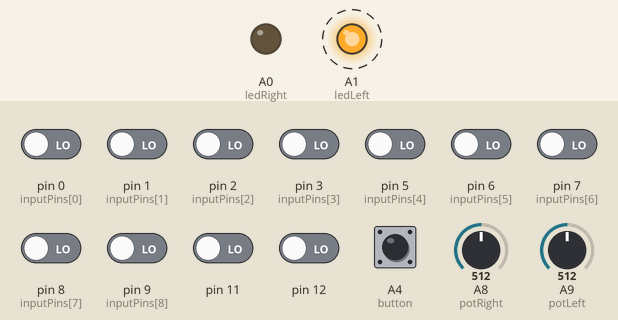
This sketch was run on a simulated Teensy 4. On the bench: output pins drawn as LEDs (lit = HIGH). Dashed ring = blinking. The inputs (shaded band) are chosen by the test bench; at power-on: A4 (button) HIGH, pin 0 (inputPins[0]), pin 1 (inputPins[1]), pin 2 (inputPins[2]), pin 3 (inputPins[3]), pin 5 (inputPins[4]), pin 6 (inputPins[5]), pin 7 (inputPins[6]), pin 8 (inputPins[7]), pin 9 (inputPins[8]), pin 11, pin 12 LOW, A9 (potLeft) = 512, A8 (potRight) = 512. Random numbers use the default seed unless the sketch sets one.

Above: at 1.2 s.
1.3 s: A9 (potLeft) set to 716
At 1.51 s:
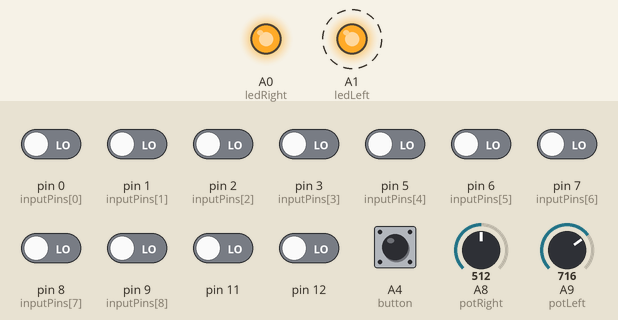
4.3 s: A9 (potLeft) set to 900
At 4.45 s:
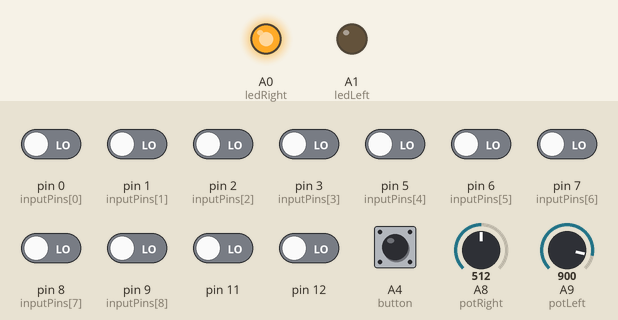
7.3 s: A8 (potRight) set to 716
10.3 s: A8 (potRight) set to 1023
Timing chart, 0 to 14.3 s (numbered marks = the images above; inputs shaded):
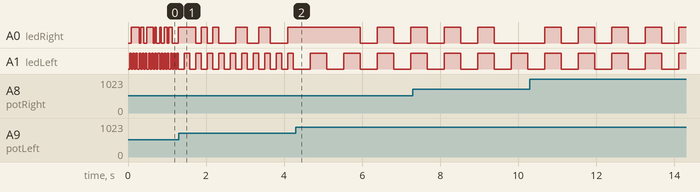

Measured:
- by itself, A0 (ledRight), A1 (ledLeft): alternates HIGH for 0.43 s and LOW for 0.43 s

The sketch:

2022usbMIDI.ino
```cpp
/* -------------------------------------
Binary Fluency Workshop - 11/6/22
https://github.com/brendan-byrne/binary-fluency-workshop
------------------------------------- */

// VARIABLES -----------------------------------------------------------------------------

// Clock Outputs
int potLeft = A9;
int intervalLeft;
unsigned long lastMillisLeft;
int ledLeft = 15;
bool ledLeftState = 0;

// Random Output
int potRight = A8;
int chanceRight;
int ledRight = 14;
bool ledRightState = 0;

// Pushbutton
int button = 18;
bool lastButtonReading = 1;
int scaleSel = 0;

// Inputs
const int numInputs = 9;
const int inputPins[] = {0, 1, 2, 3, 5, 6, 7, 8, 9};
const int scaleMod[4][9] = {
  {0, 2, 4, 5, 7, 9, 11, 12, 14},  // major
  {0, 2, 3, 5, 7, 8, 10, 12, 14},  // minor
  {0, 1, 3, 5, 7, 8, 10, 12, 13},  // phrygian
  {0, 1, 2, 3, 4, 5,  6,  7,  8}   // chromatic
};

// MIDI Information
int MIDIchannel = 1;
int velocity = 110;
boolean lastReadings[numInputs];
int lastNotes[numInputs];

// MAIN -----------------------------------------------------------------------------
void setup() {
  pinMode(ledLeft, OUTPUT);
  pinMode(ledRight, OUTPUT);
  pinMode(button, INPUT_PULLUP);
  pinMode(11, INPUT);
  pinMode(12, INPUT);

  for (int i=0; i<numInputs; i++) {
    pinMode(inputPins[i], INPUT);
  }
}

void loop() {
  // Right Chance
  chanceRight = analogRead(potRight);
  chanceRight = map(chanceRight, 0, 1023, 1, 100);

  // Left Clock
  intervalLeft = analogRead(potLeft);
  intervalLeft = fscale(intervalLeft, 0, 1023, 15, 800, -7);
  if (millis() - lastMillisLeft > intervalLeft) {
    ledLeftState = !ledLeftState;
    digitalWrite(ledLeft, ledLeftState);
    lastMillisLeft = millis();

    if (chanceRight > random(1, 100)) {
      ledRightState = !ledRightState;
      digitalWrite(ledRight, ledRightState);
    }
  }

  // Button and Set Selection
  int buttonReading = digitalRead(button);
  if (lastButtonReading == HIGH && buttonReading == LOW) {
    scaleSel++;
    if (scaleSel == 4) {
      scaleSel = 0;
    }
  }
  lastButtonReading = buttonReading;

  int octaveMod = 0;
  if (digitalRead(11) == HIGH) octaveMod += 7;
  if (digitalRead(12) == HIGH) octaveMod += 12;

  for (int i=0; i<numInputs; i++) {
    int note = 36+scaleMod[scaleSel][i]+octaveMod;
    boolean reading = digitalRead(inputPins[i]);
    if (reading == HIGH && lastReadings[i] == LOW) {
      usbMIDI.sendNoteOn(note, velocity, MIDIchannel);
      lastNotes[i] = note;
    }
    if (reading == LOW && lastReadings[i] == HIGH) {
      usbMIDI.sendNoteOff(lastNotes[i], 0, MIDIchannel);
    }
    lastReadings[i] = reading;
  }
}

// FUNCTIONS ----------------------------------------------------------------------------

float fscale(float inputValue, float originalMin, float originalMax, float newBegin, float newEnd, float curve) {
  float OriginalRange = 0;
  float NewRange = 0;
  float zeroRefCurVal = 0;
  float normalizedCurVal = 0;
  float rangedValue = 0;
  boolean invFlag = 0;

  if (curve > 10) curve = 10;
  if (curve < -10) curve = -10;

  curve = (curve * -.1) ;
  curve = pow(10, curve);

  if (inputValue < originalMin)
    inputValue = originalMin;

  if (inputValue > originalMax)
    inputValue = originalMax;

  OriginalRange = originalMax - originalMin;

  if (newEnd > newBegin)
    NewRange = newEnd - newBegin;
  else {
    NewRange = newBegin - newEnd;
    invFlag = 1;
  }

  zeroRefCurVal = inputValue - originalMin;
  normalizedCurVal  =  zeroRefCurVal / OriginalRange;

  if (originalMin > originalMax )
    return 0;

  if (invFlag == 0)
    rangedValue =  (pow(normalizedCurVal, curve) * NewRange) + newBegin;
  else
    rangedValue =  newBegin - (pow(normalizedCurVal, curve) * NewRange);

  return rangedValue;

}
```
